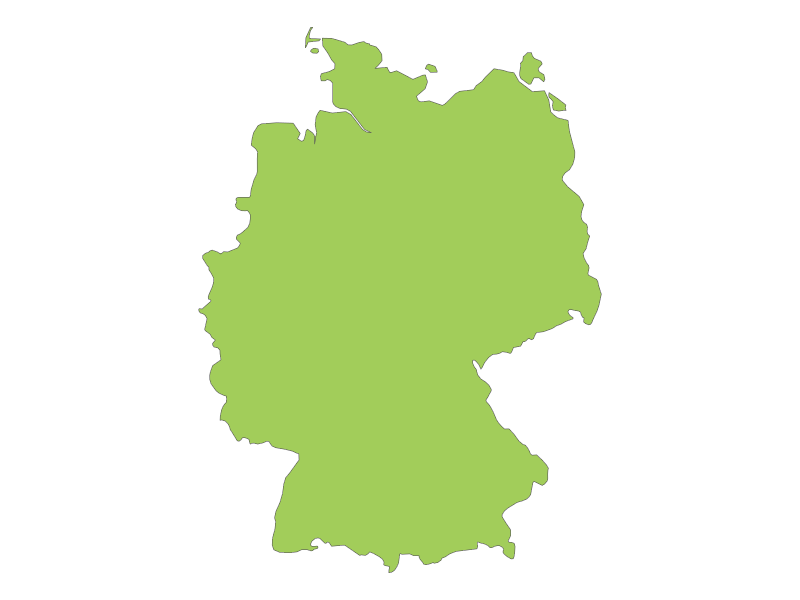

R code for this plot:
library(tidyverse)
library(sf)
library(maps)
library(rnaturalearthdata)
library(ggrepel)

germany_sf <- countries50 %>% 
  st_as_sf() %>% 
  filter(name == "Germany")

germany_cities <- world.cities %>% 
  filter(country.etc == "Germany") %>% 
  slice_max(pop, n = 5) %>% 
  st_as_sf(coords = c("long", "lat"),
           crs = 4326)


ggplot() +
  geom_sf(data = germany_sf,
          fill = "darkolivegreen3") +
  theme_void()
